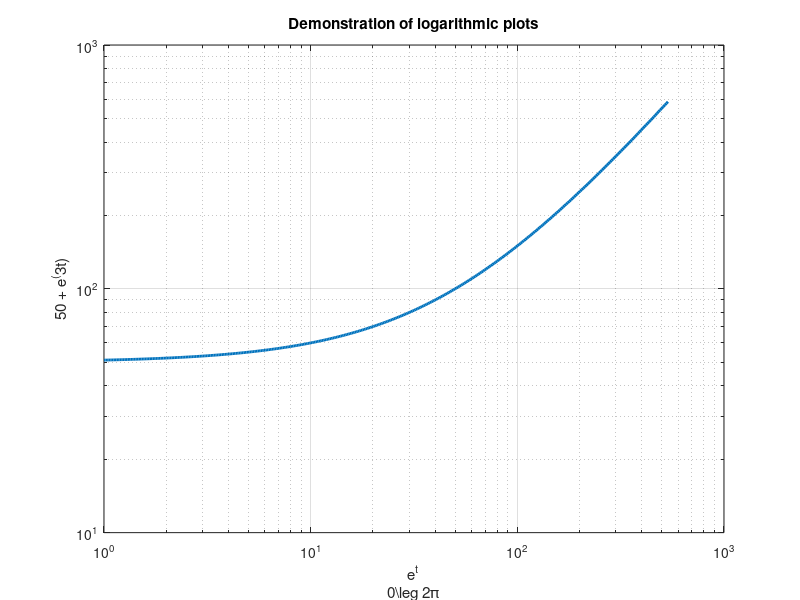

Write the MATLAB code that produced this figure.
clear; clc; close all

% Define your independent variable
t=0: 2*pi/360 : 2*pi;

% Define values along your x-axis
x=exp(t);

% Define values along your y-axis
y= 50 + exp(1*t);

% Plot your function with a wider line and grid the figure
loglog(x, y, 'LineWidth',2)
grid on

% Use a title for the figure
title('Demonstration of logarithmic plots')

% Label your x-axis with a double line.
% Note the special characters

xlabel([{'e^{t}'}; {'0\leg 2\pi'}])

% Label your y-axis
ylabel('50 + e^(3t)')
